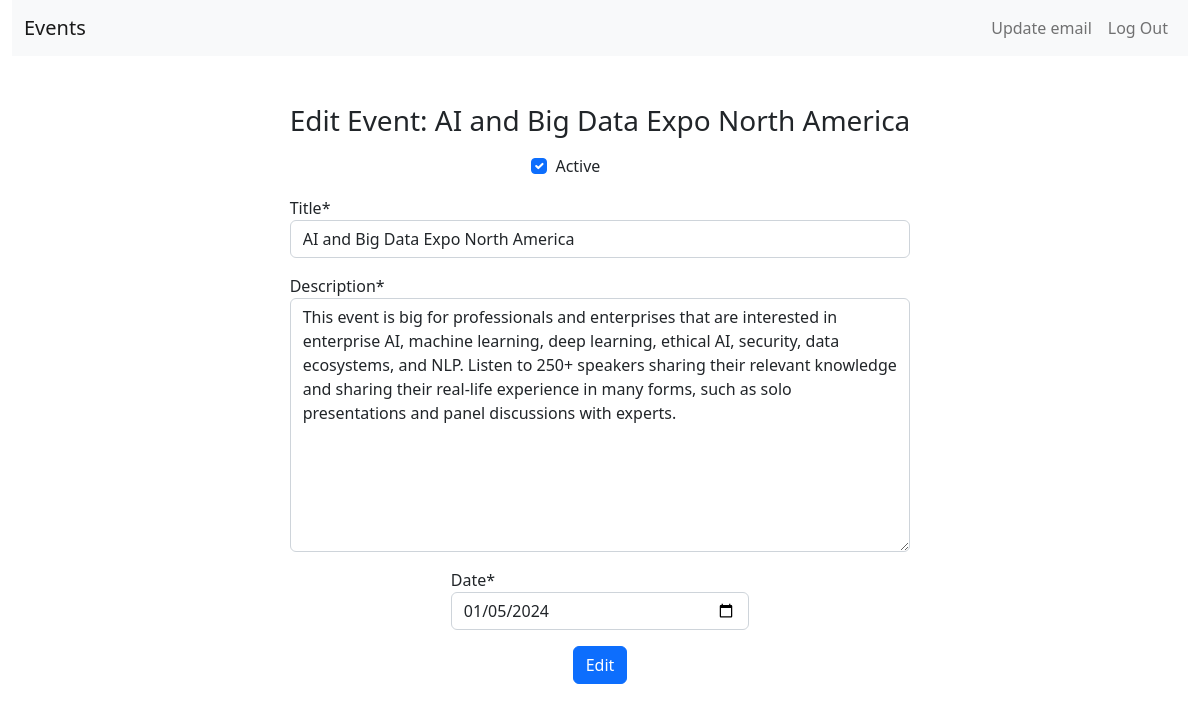
The app's page /events/eventsupdate/4/ (signed in) with its own data.
### events/models.py (models this page shows)
class Base(models.Model):
    id = models.BigAutoField(primary_key=True)
    created = models.DateField('Created', auto_now_add=True)
    modified = models.DateField('Modified', auto_now=True)
    active = models.BooleanField('Active', default=True)
    class Meta:
        abstract = True

class Event(Base):
    user = models.ForeignKey(CustomUser, related_name='user', on_delete=models.CASCADE, blank=False, null=False)
    title = models.CharField('Title', max_length=250, blank=False, null=False)
    description = models.CharField('Description', max_length=500, blank=False, null=False)
    date = models.DateField('Date', blank=False, null=False)
    class Meta:
        verbose_name = "Event"
        verbose_name_plural = "Events"
    def __str__(self):
        return self.title

### events/views.py (the view)
# urls.py: path('eventsupdate/<int:pk>/', EventsUpdateView.as_view(), name='eventsupdate'),
@method_decorator(login_required, name='dispatch')
class EventsUpdateView(LoginRequiredMixin, UserAccessMixin, UserPassesTestMixin, UpdateView):
    model = Event
    template_name = "events/eventsupdate.html"
    form_class = EventUpdateForm
    success_url = reverse_lazy("usereventslist")
    def test_func(self):
        event = self.get_object()
        return self.request.user == event.user

### events/forms.py
class EventUpdateForm(forms.ModelForm):
    class Meta:
        model = Event
        fields = ('title', 'description', 'date', 'active')
        widgets = {
                'title': forms.TextInput(attrs={'type': 'text'}),
                'description': forms.Textarea(attrs={'type': 'text'}),
                'date': forms.TextInput(attrs={'type': 'date'}),
                'active': forms.CheckboxInput()
            }

### events/views.py (called while the page is built)
    def dispatch(self, request, *args, **kwargs):
        if self.request.user != self.get_object().user:
            raise Http404("You are not allowed to perform this action.")
        return super().dispatch(request, *args, **kwargs)

### templates/events/eventsupdate.html (shortened to what this page needs)
{% extends 'base1.html' %}
{% load crispy_forms_tags %}
{% block content %}
<div class="container">
    <div class="row mt-5 justify-content-md-center">
        <div class="col-md-auto">
            <h3 class="text-center">Edit Event: {{ object }}</h3>
            <form method="post">
                <div class="row justify-content-md-center mt-3">
                    <div class="col-sm-3">
                        {{ form.active|as_crispy_field }}
                    </div>
                </div>
                <div class="row mt-3">
                    <div class="col">
                        {{ form.title|as_crispy_field }}
                    </div>
                </div>
                <div class="row mt-3">
                    <div class="col">
                        {{ form.description|as_crispy_field }}
                    </div>
                </div>
                <div class="row justify-content-md-center mt-3">
                    <div class="col-sm-6">
                        {{ form.date|as_crispy_field }}
                    </div>
                </div>
                <div class="row justify-content-md-center mt-3">
                    <div class="col-md-auto">
                        <button type="submit" class="btn btn-primary">Edit</button>
                    </div>
                </div>
            </form>
        </div>
    </div>
</div>
{% endblock %}

### records on screen
Event: title "AI and Big Data Expo North America", active "☑", description "This event is big for professionals and enterprises that are interested in enterprise AI, machine learning, deep learning, ethical AI, security, data ecosystems, and NLP. Listen to 250+ speakers sharing their relevant knowledge and sharing their real-life experience in many forms, such as solo presentations and panel discussions with experts.", date "01/05/2024"
